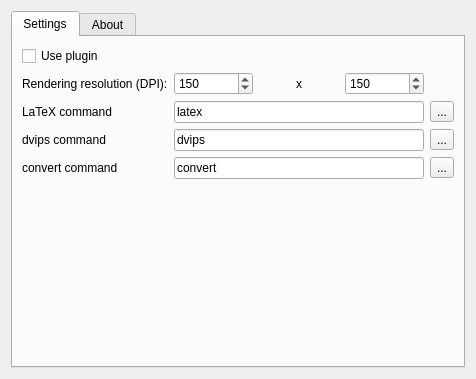
<?xml version="1.0" encoding="UTF-8"?>
<ui version="4.0">
 <class>Settings</class>
 <widget class="QWidget" name="Settings">
  <property name="geometry">
   <rect>
    <x>0</x>
    <y>0</y>
    <width>476</width>
    <height>379</height>
   </rect>
  </property>
  <property name="windowTitle">
   <string>Settings qutim-latex</string>
  </property>
  <layout class="QGridLayout" name="gridLayout">
   <item row="0" column="0">
    <widget class="QTabWidget" name="tabWidget">
     <property name="currentIndex">
      <number>0</number>
     </property>
     <widget class="QWidget" name="tab">
      <attribute name="title">
       <string>Settings</string>
      </attribute>
      <layout class="QGridLayout" name="gridLayout_3">
       <item row="1" column="0">
        <widget class="QLabel" name="textLabel2">
         <property name="text">
          <string>Rendering resolution (DPI):</string>
         </property>
        </widget>
       </item>
       <item row="1" column="1">
        <widget class="QSpinBox" name="horizontalDPI">
         <property name="maximum">
          <number>200</number>
         </property>
         <property name="value">
          <number>150</number>
         </property>
        </widget>
       </item>
       <item row="1" column="2">
        <widget class="QLabel" name="label">
         <property name="text">
          <string notr="true">x</string>
         </property>
         <property name="alignment">
          <set>Qt::AlignCenter</set>
         </property>
        </widget>
       </item>
       <item row="1" column="3">
        <widget class="QSpinBox" name="verticalDPI">
         <property name="maximum">
          <number>200</number>
         </property>
         <property name="value">
          <number>150</number>
         </property>
        </widget>
       </item>
       <item row="2" column="0">
        <widget class="QLabel" name="label_2">
         <property name="text">
          <string>LaTeX command</string>
         </property>
        </widget>
       </item>
       <item row="2" column="1" colspan="3">
        <widget class="QLineEdit" name="latexEdit">
         <property name="text">
          <string>latex</string>
         </property>
        </widget>
       </item>
       <item row="2" column="4">
        <widget class="QToolButton" name="latexButton">
         <property name="text">
          <string>...</string>
         </property>
        </widget>
       </item>
       <item row="3" column="0">
        <widget class="QLabel" name="label_3">
         <property name="text">
          <string>dvips command</string>
         </property>
        </widget>
       </item>
       <item row="3" column="1" colspan="3">
        <widget class="QLineEdit" name="dvipsEdit">
         <property name="text">
          <string>dvips</string>
         </property>
        </widget>
       </item>
       <item row="3" column="4">
        <widget class="QToolButton" name="dvipsButton">
         <property name="text">
          <string>...</string>
         </property>
        </widget>
       </item>
       <item row="4" column="0">
        <widget class="QLabel" name="label_4">
         <property name="text">
          <string>convert command</string>
         </property>
        </widget>
       </item>
       <item row="4" column="1" colspan="3">
        <widget class="QLineEdit" name="convertEdit">
         <property name="text">
          <string>convert</string>
         </property>
        </widget>
       </item>
       <item row="4" column="4">
        <widget class="QToolButton" name="convertButton">
         <property name="text">
          <string>...</string>
         </property>
        </widget>
       </item>
       <item row="5" column="0">
        <spacer name="verticalSpacer">
         <property name="orientation">
          <enum>Qt::Vertical</enum>
         </property>
         <property name="sizeHint" stdset="0">
          <size>
           <width>20</width>
           <height>40</height>
          </size>
         </property>
        </spacer>
       </item>
       <item row="0" column="0">
        <widget class="QCheckBox" name="usePlugin">
         <property name="text">
          <string>Use plugin</string>
         </property>
        </widget>
       </item>
      </layout>
     </widget>
     <widget class="QWidget" name="About">
      <attribute name="title">
       <string>About</string>
      </attribute>
      <layout class="QGridLayout" name="gridLayout_2">
       <item row="0" column="0">
        <widget class="QTextBrowser" name="textBrowser">
         <property name="frameShape">
          <enum>QFrame::StyledPanel</enum>
         </property>
         <property name="frameShadow">
          <enum>QFrame::Sunken</enum>
         </property>
         <property name="html">
          <string>&lt;!DOCTYPE HTML PUBLIC &quot;-//W3C//DTD HTML 4.0//EN&quot; &quot;http://www.w3.org/TR/REC-html40/strict.dtd&quot;&gt;
&lt;html&gt;&lt;head&gt;&lt;meta name=&quot;qrichtext&quot; content=&quot;1&quot; /&gt;&lt;style type=&quot;text/css&quot;&gt;
p, li { white-space: pre-wrap; }
&lt;/style&gt;&lt;/head&gt;&lt;body style=&quot; font-family:'DejaVu Sans'; font-size:10pt; font-weight:400; font-style:normal;&quot;&gt;
&lt;p style=&quot; margin-top:0px; margin-bottom:0px; margin-left:0px; margin-right:0px; -qt-block-indent:0; text-indent:0px;&quot;&gt;&lt;span style=&quot; font-family:'Bitstream Vera Sans';&quot;&gt;The qutim-latex plugin allows qutIM to render LaTeX formulas in the chat window. The sender must enclose the formula between two pairs of $ signs. ie: $$formula$$&lt;/span&gt;&lt;/p&gt;
&lt;p style=&quot; margin-top:0px; margin-bottom:0px; margin-left:0px; margin-right:0px; -qt-block-indent:0; text-indent:0px;&quot;&gt;&lt;span style=&quot; font-family:'Bitstream Vera Sans';&quot;&gt;This plugin requires that the LaTeX be installed in order to work.&lt;/span&gt;&lt;/p&gt;
&lt;p style=&quot;-qt-paragraph-type:empty; margin-top:0px; margin-bottom:0px; margin-left:0px; margin-right:0px; -qt-block-indent:0; text-indent:0px;&quot;&gt;&lt;/p&gt;
&lt;p style=&quot; margin-top:0px; margin-bottom:0px; margin-left:0px; margin-right:0px; -qt-block-indent:0; text-indent:0px;&quot;&gt;&lt;span style=&quot; font-family:'Bitstream Vera Sans'; font-weight:600;&quot;&gt;Author: &lt;/span&gt;Skorobogatov Michail&lt;/p&gt;
&lt;p style=&quot; margin-top:0px; margin-bottom:0px; margin-left:0px; margin-right:0px; -qt-block-indent:0; text-indent:0px;&quot;&gt;&lt;span style=&quot; font-family:'Bitstream Vera Sans'; font-weight:600;&quot;&gt;Contacts: &lt;/span&gt; &lt;a href=&quot;hronus-qt@yandex.ru&quot;&gt;&lt;span style=&quot; text-decoration: underline; color:#0000ff;&quot;&gt;hronus-qt@yandex.ru&lt;/span&gt;&lt;/a&gt;&lt;/p&gt;
&lt;p style=&quot;-qt-paragraph-type:empty; margin-top:0px; margin-bottom:0px; margin-left:0px; margin-right:0px; -qt-block-indent:0; text-indent:0px; text-decoration: underline; color:#0000ff;&quot;&gt;&lt;/p&gt;
&lt;p style=&quot;-qt-paragraph-type:empty; margin-top:0px; margin-bottom:0px; margin-left:0px; margin-right:0px; -qt-block-indent:0; text-indent:0px; text-decoration: underline; color:#0000ff;&quot;&gt;&lt;/p&gt;
&lt;p align=&quot;center&quot; style=&quot; margin-top:0px; margin-bottom:0px; margin-left:0px; margin-right:0px; -qt-block-indent:0; text-indent:0px;&quot;&gt;&lt;span style=&quot; font-family:'Droid Serif';&quot;&gt;2009&lt;/span&gt;&lt;/p&gt;&lt;/body&gt;&lt;/html&gt;</string>
         </property>
        </widget>
       </item>
      </layout>
     </widget>
    </widget>
   </item>
  </layout>
 </widget>
 <resources/>
 <connections/>
</ui>
